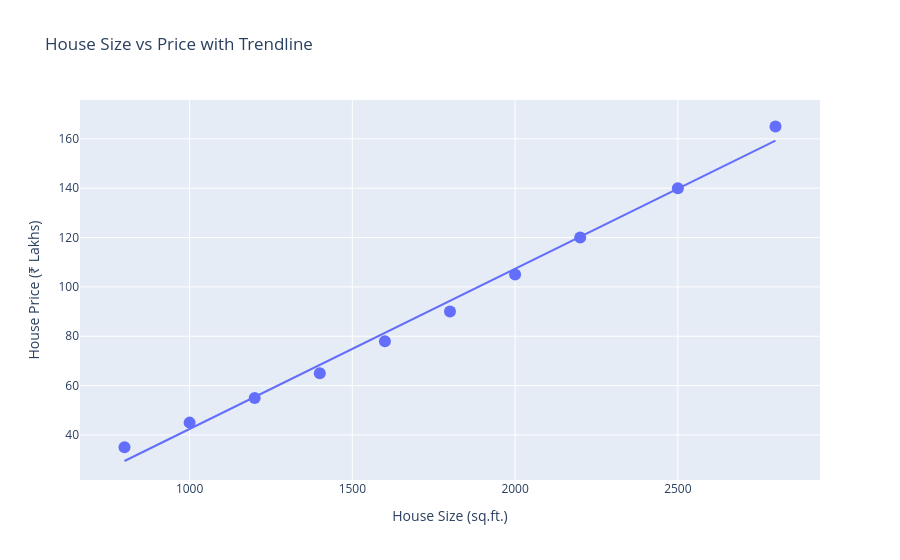

The code cell stored with this chart in its notebook:
### Code cell
fig = px.scatter(
    df,
    x="House Size (sq.ft.)",
    y="House Price (Lakhs)",
    title="House Size vs Price with Trendline",
    trendline="ols"
)

fig.update_traces(
    marker=dict(size=12)
)

fig.update_layout(
    xaxis_title="House Size (sq.ft.)",
    yaxis_title="House Price (₹ Lakhs)"
)

fig.show()

### Figure 1 — Plotly figure (JSON) as saved in the notebook; plotly's stock layout.template omitted (floating-point values rounded to 4 significant figures)
{"data": [{"hovertemplate": "House Size (sq.ft.)=%{x}<br>House Price (Lakhs)=%{y}<extra></extra>", "legendgroup": "", "marker": {"color": "#636efa", "size": 12, "symbol": "circle"}, "mode": "markers", "name": "", "orientation": "v", "showlegend": false, "type": "scatter", "x": [800, 1000, 1200, 1400, 1600, 1800, 2000, 2200, 2500, 2800], "xaxis": "x", "y": [35, 45, 55, 65, 78, 90, 105, 120, 140, 165], "yaxis": "y"}, {"hovertemplate": "<b>OLS trendline</b><br>House Price (Lakhs) = 0.0648946 * House Size (sq.ft.) + -22.4676<br>R<sup>2</sup>=0.992759<br><br>House Size (sq.ft.)=%{x}<br>House Price (Lakhs)=%{y} <b>(trend)</b><extra></extra>", "legendgroup": "", "marker": {"color": "#636efa", "size": 12, "symbol": "circle"}, "mode": "lines", "name": "", "showlegend": false, "type": "scatter", "x": [800, 1000, 1200, 1400, 1600, 1800, 2000, 2200, 2500, 2800], "xaxis": "x", "y": [29.45, 42.43, 55.41, 68.38, 81.36, 94.34, 107.3, 120.3, 139.8, 159.2], "yaxis": "y"}], "layout": {"legend": {"tracegroupgap": 0}, "title": {"text": "House Size vs Price with Trendline"}, "xaxis": {"anchor": "y", "domain": [0, 1], "title": {"text": "House Size (sq.ft.)"}}, "yaxis": {"anchor": "x", "domain": [0, 1], "title": {"text": "House Price (₹ Lakhs)"}}}}
